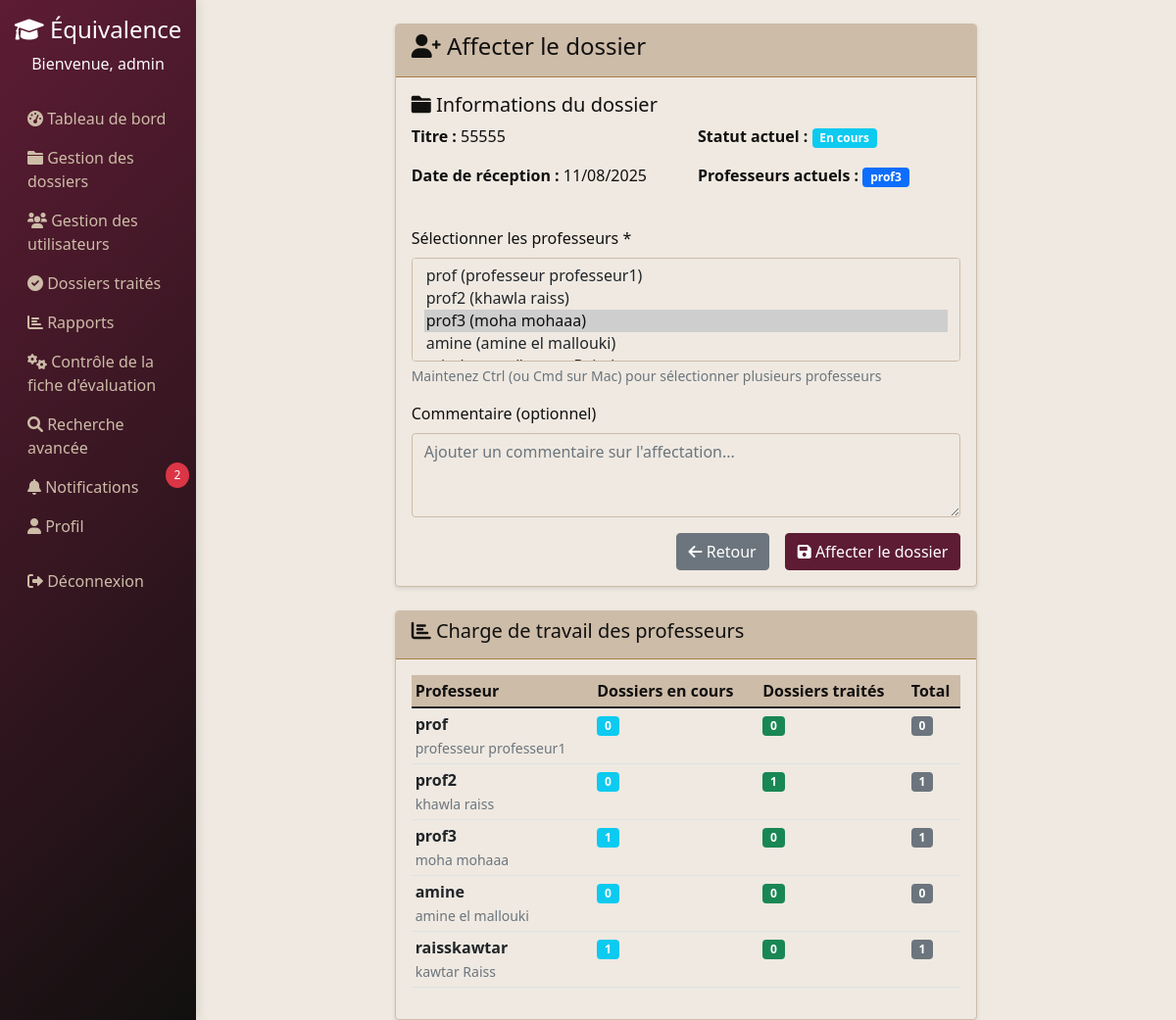
/dossiers/dossier/54/affecter/ (signed in), run on the app's committed database.
### users/models.py (models this page shows, shortened)
class CustomUser(AbstractUser):
    ADMIN = 'admin'
    PROFESSEUR = 'professeur'
    ROLE_CHOICES = [
        (ADMIN, 'Administrateur'),
        (PROFESSEUR, 'Professeur'),
    ]
    role = models.CharField(max_length=20, choices=ROLE_CHOICES, default=ADMIN)

### dossiers/models.py (models this page shows, shortened)
class Notification(models.Model):
    TYPES = [
        ('affectation', 'Affectation de dossier'),
        ('traitement', 'Traitement terminé'),
        ('evaluation', 'Nouvelle évaluation'),
        ('system', 'Notification système'),
        ('retour', 'Retour à l\'admin'),
        ('renvoi', 'Renvoyer au professeur'),
    ]
    destinataire = models.ForeignKey(CustomUser, on_delete=models.CASCADE, related_name='notifications')
    type_notification = models.CharField(max_length=20, choices=TYPES)
    titre = models.CharField(max_length=255)
    message = models.TextField()
    dossier = models.ForeignKey(Dossier, on_delete=models.CASCADE, null=True, blank=True)
    date_creation = models.DateTimeField(auto_now_add=True)
    lu = models.BooleanField(default=False)
    class Meta:
        ordering = ['-date_creation']

class Dossier(models.Model):
    STATUT_CHOICES = [
        ('non_traite', 'Non traité'),
        ('en_cours', 'En cours'),
        ('traite', 'Traité'),
        ('archive', 'Archivé'),
    ]
    titre = models.CharField(max_length=255)
    description = models.TextField(blank=True)
    date_reception = models.DateField(auto_now_add=True)
    statut = models.CharField(max_length=20, choices=STATUT_CHOICES, default='non_traite')
    professeurs = models.ManyToManyField(settings.AUTH_USER_MODEL, related_name='dossiers_attribues', blank=True)

### dossiers/views.py (the view, shortened to what this page needs)
# urls.py: path('dossier/<int:dossier_id>/affecter/', views.affecter_dossier, name='affecter_dossier'),
@login_required
def affecter_dossier(request, dossier_id):
    if request.user.role != 'admin':
        messages.error(request, "Accès non autorisé")
        return redirect('dossiers:dashboard')
    dossier = get_object_or_404(Dossier, id=dossier_id)
    professeurs = CustomUser.objects.filter(role='professeur')
    professeurs_stats = []
    for professeur in professeurs:
        dossiers_en_cours = professeur.dossiers_attribues.filter(statut='en_cours').count()
        dossiers_traites = professeur.dossiers_attribues.filter(statut='traite').count()
        total_dossiers = professeur.dossiers_attribues.count()
        professeurs_stats.append({
            'professeur': professeur,
            'dossiers_en_cours': dossiers_en_cours,
            'dossiers_traites': dossiers_traites,
            'total_dossiers': total_dossiers,
        })
    context = {
        'dossier': dossier,
        'professeurs': professeurs,
        'professeurs_stats': professeurs_stats,
    }
    return render(request, 'dossiers/affecter_dossier.html', context)

### templates/dossiers/affecter_dossier.html (shortened to what this page needs)
{% extends 'base.html' %}
{% block content %}
<div class="container mt-4">
    <div class="row justify-content-center">
        <div class="col-md-8">
            <div class="card">
                <div class="card-header">
                    <h4><i class="fas fa-user-plus"></i> Affecter le dossier</h4>
                </div>
                <div class="card-body">
                    <div class="mb-4">
                        <h5><i class="fas fa-folder"></i> Informations du dossier</h5>
                        <div class="row">
                            <div class="col-md-6">
                                <p><strong>Titre :</strong> {{ dossier.titre }}</p>
                                <p><strong>Date de réception :</strong> {{ dossier.date_reception|date:"d/m/Y" }}</p>
                            </div>
                            <div class="col-md-6">
                                <p><strong>Statut actuel :</strong>
                                    <span class="badge bg-{% if dossier.statut == 'non_traite' %}warning{% elif dossier.statut == 'en_cours' %}info{% elif dossier.statut == 'traite' %}success{% else %}secondary{% endif %}">
                                        {{ dossier.get_statut_display }}
                                    </span>
                                </p>
                                <p><strong>Professeurs actuels :</strong>
                                    {% for professeur in dossier.professeurs.all %}
                                        <span class="badge bg-primary me-1">{{ professeur.username }}</span>
                                    {% empty %}
                                        <span class="text-muted">Aucun professeur assigné</span>
                                    {% endfor %}
                                </p>
                            </div>
                        </div>
                    </div>
                    <form method="post">
                        <div class="mb-3">
                            <label for="professeurs" class="form-label">Sélectionner les professeurs *</label>
                            <select name="professeurs" id="professeurs" class="form-select" multiple required>
                                {% for professeur in professeurs %}
                                    <option value="{{ professeur.id }}"
                                        {% if professeur in dossier.professeurs.all %}selected{% endif %}>
                                        {{ professeur.username }}
                                        {% if professeur.first_name or professeur.last_name %}
                                            ({{ professeur.first_name }} {{ professeur.last_name }})
                                        {% endif %}
                                    </option>
                                {% empty %}
                                    <option disabled>Aucun professeur disponible</option>
                                {% endfor %}
                            </select>
                            <div class="form-text">
                                Maintenez Ctrl (ou Cmd sur Mac) pour sélectionner plusieurs professeurs
                            </div>
                        </div>
                        <div class="mb-3">
                            <label for="commentaire" class="form-label">Commentaire (optionnel)</label>
                            <textarea name="commentaire" id="commentaire" class="form-control" rows="3"
                                placeholder="Ajouter un commentaire sur l'affectation...">{{ commentaire|default:'' }}</textarea>
                        </div>
                        <div class="d-grid gap-2 d-md-flex justify-content-md-end">
                            <a href="{% url 'dossiers:dossier_detail' dossier.id %}" class="btn btn-secondary me-md-2">
                                <i class="fas fa-arrow-left"></i> Retour
                            </a>
                            <button type="submit" class="btn btn-primary">
                                <i class="fas fa-save"></i> Affecter le dossier
                            </button>
                        </div>
                    </form>
                </div>
            </div>
            {% if professeurs %}
            <div class="card mt-4">
                <div class="card-header">
                    <h5><i class="fas fa-chart-bar"></i> Charge de travail des professeurs</h5>
                </div>
                <div class="card-body">
                    <div class="table-responsive">
                        <table class="table table-sm">
                            <thead>
                                <tr>
                                    <th>Professeur</th>
                                    <th>Dossiers en cours</th>
                                    <th>Dossiers traités</th>
                                    <th>Total</th>
                                </tr>
                            </thead>
                            <tbody>
                                {% for stat in professeurs_stats %}
                                <tr>
                                    <td>
                                        <strong>{{ stat.professeur.username }}</strong>
                                        {% if stat.professeur.first_name or stat.professeur.last_name %}
                                            <br><small class="text-muted">{{ stat.professeur.first_name }} {{ stat.professeur.last_name }}</small>
                                        {% endif %}
                                    </td>
                                    <td>
                                        <span class="badge bg-info">{{ stat.dossiers_en_cours }}</span>
                                    </td>
                                    <td>
                                        <span class="badge bg-success">{{ stat.dossiers_traites }}</span>
                                    </td>
                                    <td>
                                        <span class="badge bg-secondary">{{ stat.total_dossiers }}</span>
                                    </td>
                                </tr>
                                {% endfor %}
                            </tbody>
                        </table>
                    </div>
                </div>
            </div>
            {% endif %}
        </div>
    </div>
</div>
{% endblock %}

### templates/base.html (shortened to what this page needs)
{% load static %}
<!DOCTYPE html>
<html lang="fr">
<head>
    <link href="https://cdn.jsdelivr.net/npm/bootstrap@5.1.3/dist/css/bootstrap.min.css" rel="stylesheet">
    <link href="https://cdnjs.cloudflare.com/ajax/libs/font-awesome/6.0.0/css/all.min.css" rel="stylesheet">
</head>
<body>
    {% if user.is_authenticated %}
    <div class="container-fluid">
        <div class="row">
            <nav class="col-md-3 col-lg-2 d-md-block sidebar collapse">
                <div class="position-sticky pt-3">
                    <div class="text-center mb-4">
                        <h4 class="text-white"><i class="fas fa-graduation-cap"></i> Équivalence</h4>
                        <p class="text-light">Bienvenue, {{ user.username }}</p>
                    </div>
                    <ul class="nav flex-column">
                        <li class="nav-item">
                            <a class="nav-link" href="{% url 'dossiers:dashboard' %}">
                                <i class="fas fa-tachometer-alt"></i> Tableau de bord
                            </a>
                        </li>
                        {% if user.role == 'admin' %}
                        <li class="nav-item">
                            <a class="nav-link" href="{% url 'dossiers:gestion_dossiers' %}">
                                <i class="fas fa-folder"></i> Gestion des dossiers
                            </a>
                        </li>
                        <li class="nav-item">
                            <a class="nav-link" href="{% url 'users:gestion_utilisateurs' %}">
                                <i class="fas fa-users"></i> Gestion des utilisateurs
                            </a>
                        </li>
                        <li class="nav-item">
                            <a class="nav-link" href="{% url 'dossiers:dossiers_traites_admin' %}">
                                <i class="fas fa-check-circle"></i> Dossiers traités
                            </a>
                        </li>
                        <li class="nav-item">
                            <a class="nav-link" href="{% url 'dossiers:rapports_statistiques' %}">
                                <i class="fas fa-chart-bar"></i> Rapports
                            </a>
                        </li>
                        <li class="nav-item">
                            <a class="nav-link" href="{% url 'dossiers:controle_fiche_evaluation' %}">
                                <i class="fas fa-cogs"></i> Contrôle de la fiche d'évaluation
                            </a>
                        </li>
                        {% else %}
                        <li class="nav-item">
                            <a class="nav-link" href="{% url 'dossiers:professeur_dossiers' %}">
                                <i class="fas fa-folder-open"></i> Mes dossiers
                            </a>
                        </li>
                        {% endif %}
                        <li class="nav-item">
                            <a class="nav-link" href="{% url 'dossiers:recherche_avancee' %}">
                                <i class="fas fa-search"></i> Recherche avancée
                            </a>
                        </li>
                        <li class="nav-item">
                            <a class="nav-link position-relative" href="{% url 'dossiers:notifications' %}">
                                <i class="fas fa-bell"></i> Notifications
                                {% if user.notifications.all %}
                                <span class="notification-badge">{{ user.notifications.all|length }}</span>
                                {% endif %}
                            </a>
                        </li>
                        <li class="nav-item">
                            <a class="nav-link" href="{% url 'users:profile' %}">
                                <i class="fas fa-user"></i> Profil
                            </a>
                        </li>
                        <li class="nav-item mt-3">
                            <a class="nav-link text-danger" href="{% url 'logout' %}">
                                <i class="fas fa-sign-out-alt"></i> Déconnexion
                            </a>
                        </li>
                    </ul>
                </div>
            </nav>
            <main class="col-md-9 ms-sm-auto col-lg-10 px-md-4">
                {% block content %}{% endblock %}
            </main>
        </div>
    </div>
    {% else %}
        {% block login_content %}{% endblock %}
    {% endif %}
</body>
</html>

### templates/base.html (style rules this page uses)
:root { --color-black: #11100F; --color-dark-maroon: #5D1C34; --color-muted-gold: #A67D44; --color-sage-green: #899481; --color-light-taupe: #CDBCA8; --color-off-white: #EFE9E1; }
body { background-color: var(--color-off-white); color: var(--color-black); font-family: 'Segoe UI', Tahoma, Geneva, Verdana, sans-serif; }
.sidebar { min-height: 100vh; background: linear-gradient(135deg, var(--color-dark-maroon) 0%, var(--color-black) 100%); box-shadow: 2px 0 10px rgba(0,0,0,0.1); }
.nav-link { color: var(--color-light-taupe) !important; transition: all 0.3s ease; }
.card { background-color: var(--color-off-white); border: 1px solid var(--color-light-taupe); box-shadow: 0 2px 4px rgba(0,0,0,0.1); }
.card-header { background-color: var(--color-light-taupe); color: var(--color-black); border-bottom: 1px solid var(--color-muted-gold); }
.btn-primary { background-color: var(--color-dark-maroon); border-color: var(--color-dark-maroon); }
.table { background-color: var(--color-off-white); }
.table thead th { background-color: var(--color-light-taupe); color: var(--color-black); border-color: var(--color-muted-gold); }
.badge { background-color: var(--color-sage-green); }
.form-control, .form-select { background-color: var(--color-off-white); border-color: var(--color-light-taupe); }
.notification-badge { position: absolute; top: -5px; right: -5px; background-color: #dc3545; color: white; border-radius: 50%; padding: 0.25rem 0.5rem; font-size: 0.75rem; min-width: 1.5rem; text-align: center; }

### data on the page
CustomUser: username "admin", notifications.all|length "2"
Dossier: titre "55555", date_reception "11/08/2025", statut "En cours", professeurs "prof (professeur professeur1) / prof2 (khawla raiss) / prof3 (moha mohaaa) ☑ / amine (amine el mallouki)"
CustomUser: username "prof3", professeur.username "prof3", professeur.first_name "moha", professeur.last_name "mohaaa", dossiers_en_cours "1", dossiers_traites "0", total_dossiers "1"
CustomUser: professeur.username "prof", professeur.first_name "professeur", professeur.last_name "professeur1", dossiers_en_cours "0", dossiers_traites "0", total_dossiers "0"
CustomUser: professeur.username "prof2", professeur.first_name "khawla", professeur.last_name "raiss", dossiers_en_cours "0", dossiers_traites "1", total_dossiers "1"
CustomUser: professeur.username "amine", professeur.first_name "amine", professeur.last_name "el mallouki", dossiers_en_cours "0", dossiers_traites "0", total_dossiers "0"
CustomUser: professeur.username "raisskawtar", professeur.first_name "kawtar", professeur.last_name "Raiss", dossiers_en_cours "1", dossiers_traites "0", total_dossiers "1"
